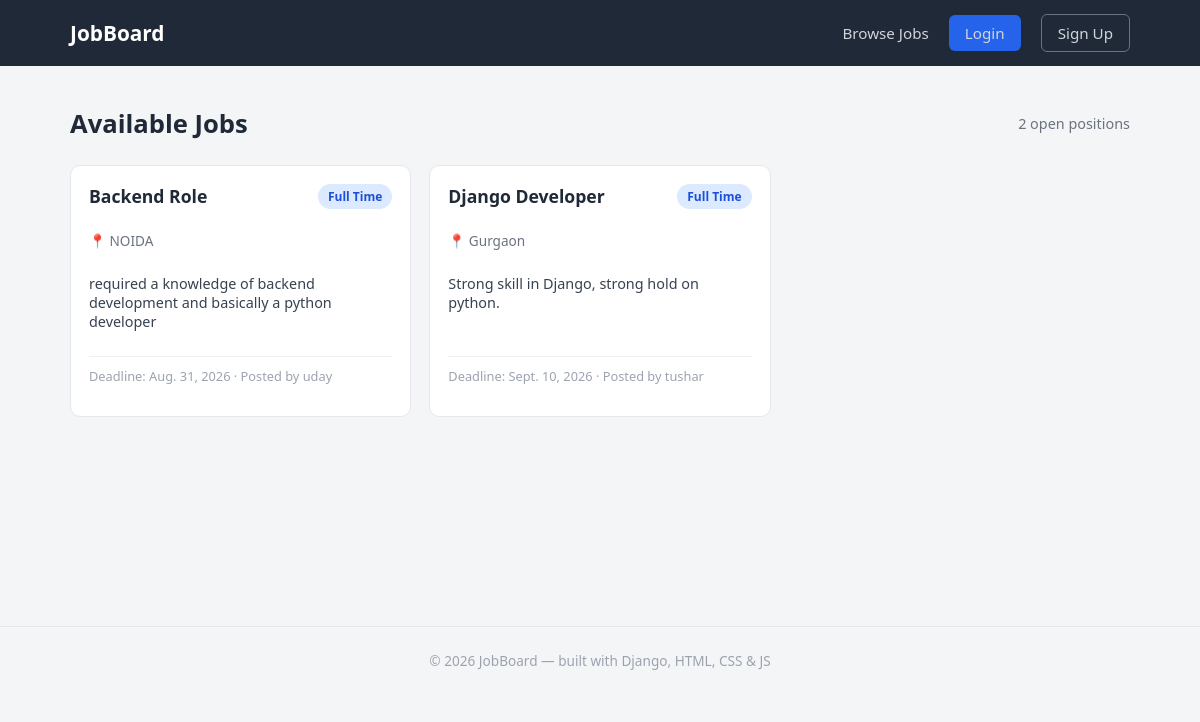
Screenshot of /jobs/ with the database file from the repository.
### jobs/models.py (models this page shows, shortened)
class JobPost(models.Model):
    JOB_TYPES = [
        ("FULL_TIME", "Full Time"),
        ("PART_TIME", "Part Time"),
        ("INTERNSHIP", "Internship"),
    ]
    title = models.CharField(max_length=200)
    description = models.TextField()
    location = models.CharField(max_length=100)
    job_type = models.CharField(
        max_length=20,
        choices=JOB_TYPES
    )
    salary = models.CharField(max_length=100)
    skills = models.CharField(max_length=300)
    deadline = models.DateField()
    posted_by = models.ForeignKey(
        User,
        on_delete=models.CASCADE,
        related_name="job_posts"
    )
    created_at = models.DateTimeField(auto_now_add=True)

### jobs/views.py (the view)
# urls.py: 2. Add a URL to urlpatterns:  path('', views.home, name='home')
def home(request):
    jobs = JobPost.objects.all()
    return render(request, 'jobs/home.html', {'jobs': jobs})

### jobs/templates/jobs/home.html (shortened to what this page needs)
{% extends 'jobs/base.html' %}
{% block content %}
<div class="page-header">
    <h2>Available Jobs</h2>
    <span class="count-badge">{{ jobs|length }} open position{{ jobs|length|pluralize }}</span>
</div>
<div class="job-grid">
    {% for job in jobs %}
        <div class="job-card">
            <div class="job-card-top">
                <h3>{{ job.title }}</h3>
                <span class="job-type-badge">{{ job.get_job_type_display }}</span>
            </div>
            <p class="job-location">📍 {{ job.location }}</p>
            <p class="job-desc">{{ job.description|truncatewords:20 }}</p>
            <p class="job-meta">Deadline: {{ job.deadline }} · Posted by {{ job.posted_by }}</p>
        </div>
    {% empty %}
        <div class="alert alert-info">No jobs posted yet. Check back soon!</div>
    {% endfor %}
</div>
{% endblock %}

### jobs/static/jobs/css/style.css (style rules this page uses)
* { box-sizing: border-box; }
body { margin: 0; font-family: 'Segoe UI', Arial, sans-serif; background-color: #f4f5f7; color: #1f2937; }
.page-header { display: flex; justify-content: space-between; align-items: center; margin-bottom: 24px; }
.page-header h2 { margin: 0; font-size: 1.6rem; }
.count-badge { color: #6b7280; font-size: 0.9rem; }
.job-grid { display: grid; grid-template-columns: repeat(auto-fill, minmax(280px, 1fr)); gap: 18px; }
.job-card { background: #fff; border: 1px solid #e5e7eb; border-radius: 10px; padding: 18px; display: flex; flex-direction: column; transition: box-shadow 0.15s ease, transform 0.15s ease; }
.job-card-top { display: flex; justify-content: space-between; align-items: flex-start; margin-bottom: 8px; }
.job-card-top h3 { margin: 0; font-size: 1.1rem; }
.job-type-badge { background-color: #dbeafe; color: #1d4ed8; font-size: 0.75rem; font-weight: 600; padding: 4px 10px; border-radius: 20px; white-space: nowrap; }
.job-location { color: #6b7280; font-size: 0.85rem; margin-bottom: 10px; }
.job-desc { font-size: 0.9rem; color: #374151; flex-grow: 1; margin-bottom: 12px; }
.job-meta { font-size: 0.8rem; color: #9ca3af; border-top: 1px solid #f0f0f0; padding-top: 10px; }

### rows the page displays
JobPost: title "Backend Role", job_type "Full Time", location "NOIDA", description "required a knowledge of backend development and basically a python developer", deadline "Aug. 31, 2026", posted_by "uday"
JobPost: title "Django Developer", job_type "Full Time", location "Gurgaon", description "Strong skill in Django, strong hold on python.", deadline "Sept. 10, 2026", posted_by "tushar"

### other values shown
{{ jobs|length }} "2"
